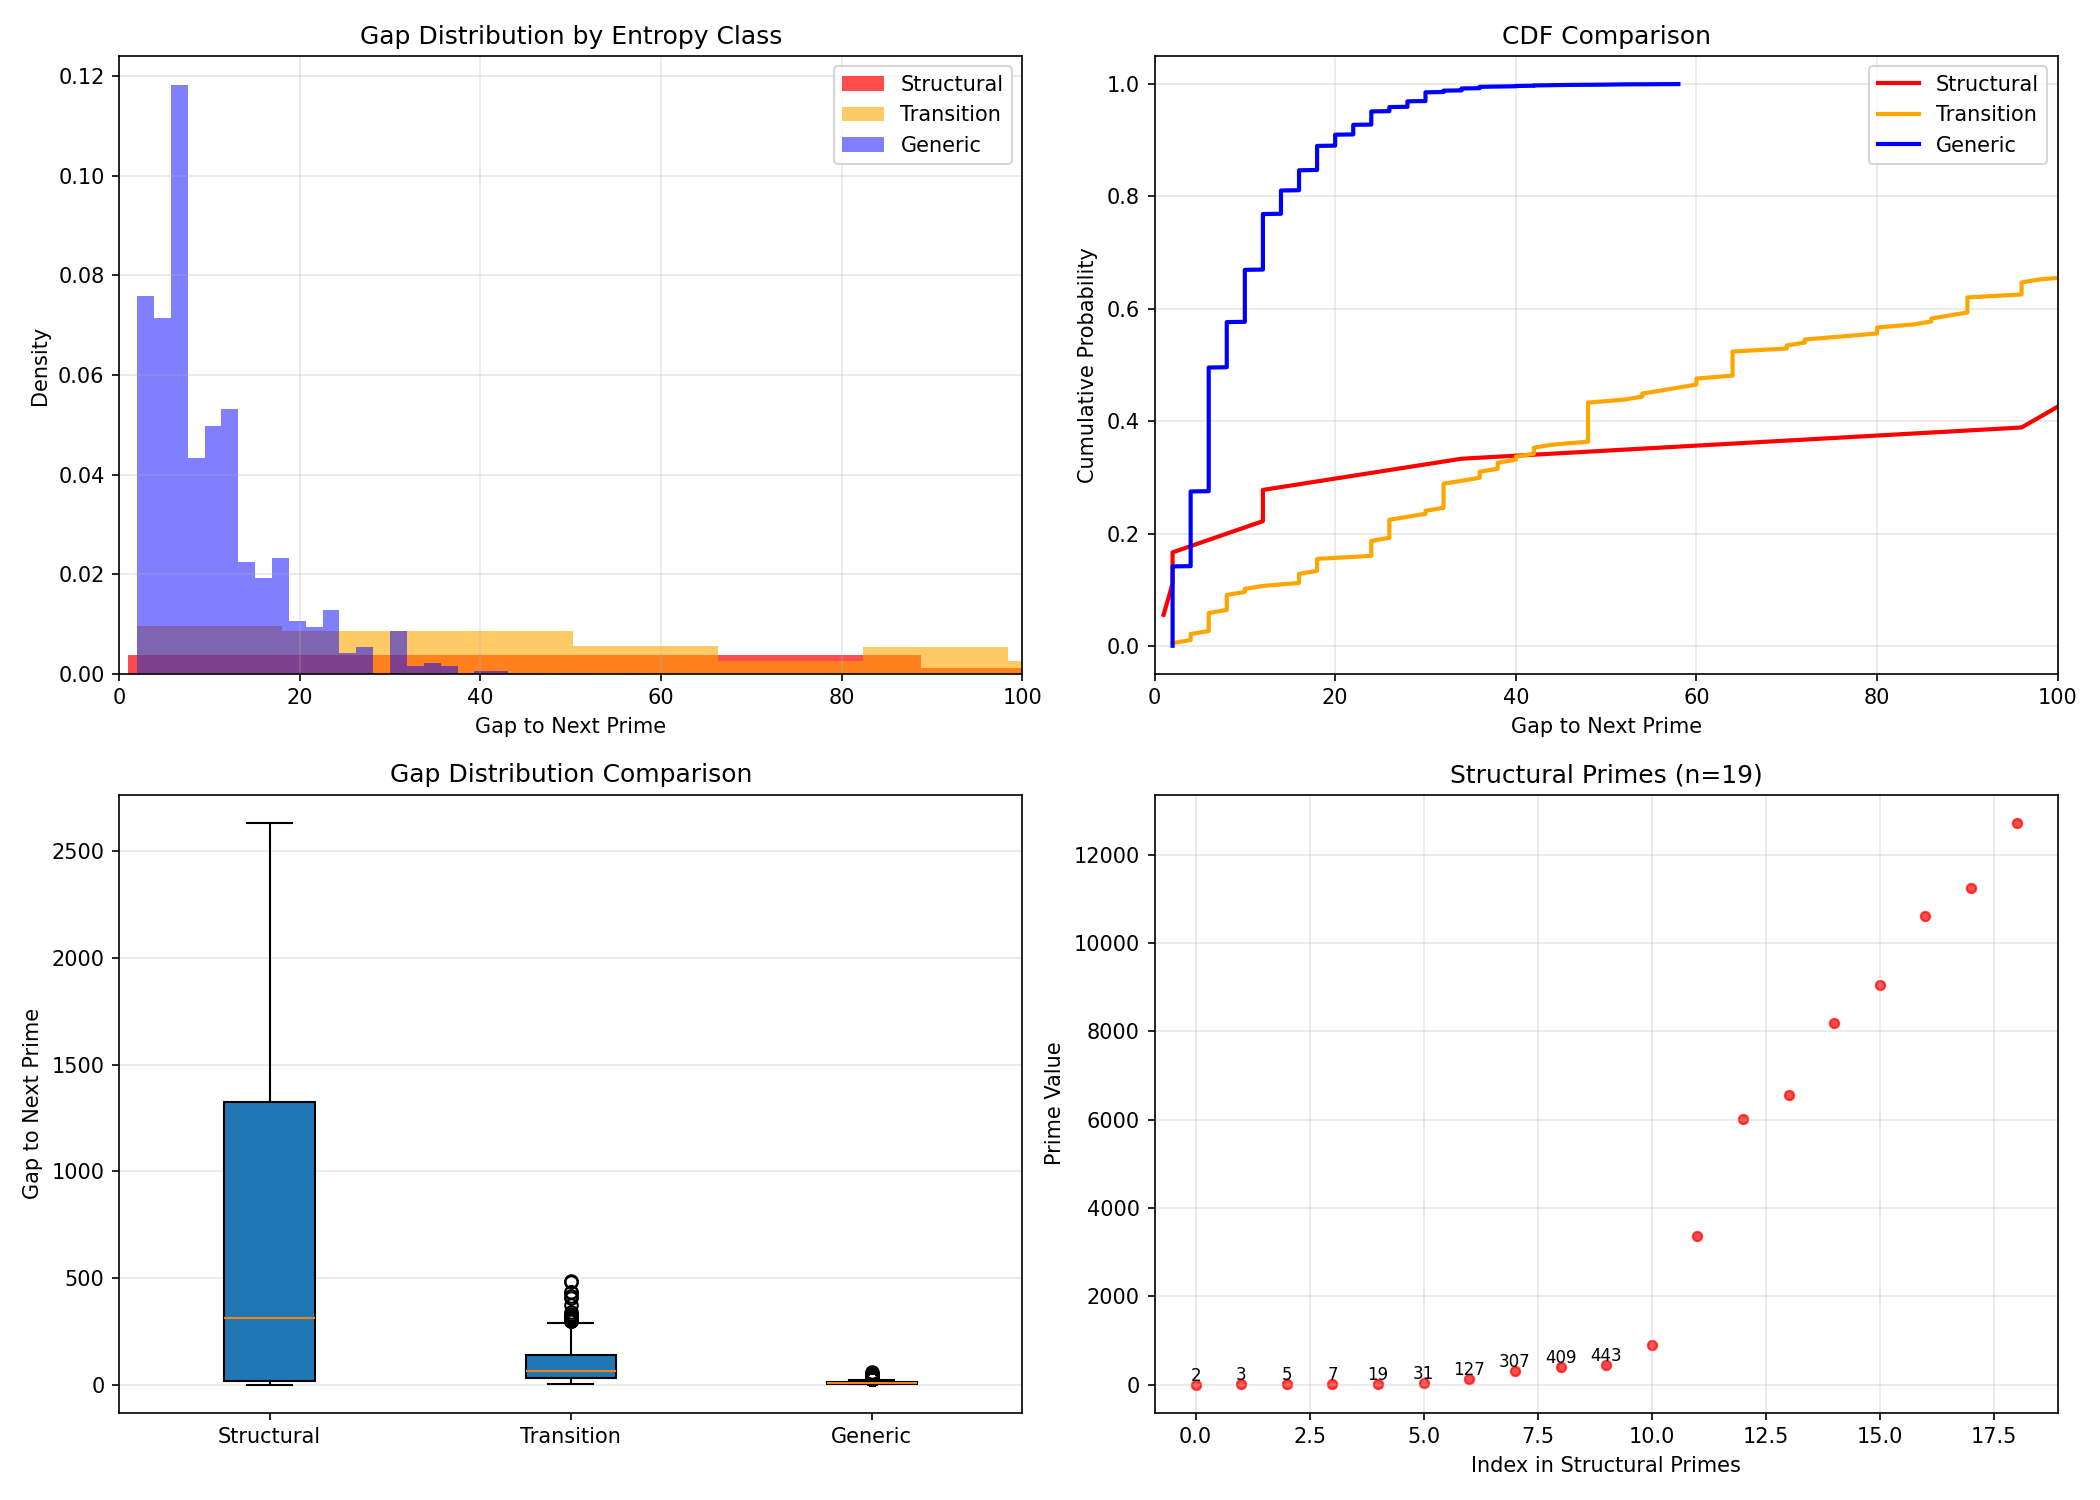

Python code for this plot:
#!/usr/bin/env python3
"""
Test: Do structural vs generic primes have different gap distributions?
"""

import numpy as np
import matplotlib.pyplot as plt
from scipy import stats
from prime_entropy import bientropy, sieve_of_eratosthenes


def analyze_stratified_gaps(max_n=20000):
    """
    Categorize primes by entropy, then analyze their gaps.
    """
    primes = sieve_of_eratosthenes(max_n)

    # Compute entropies
    prime_data = []
    for p in primes:
        h = bientropy(p)
        prime_data.append((p, h))

    # Stratify into classes
    structural = []  # H < 0.3
    transition = []  # 0.3 ≤ H < 0.6
    generic = []     # H ≥ 0.6

    for p, h in prime_data:
        if h < 0.3:
            structural.append(p)
        elif h < 0.6:
            transition.append(p)
        else:
            generic.append(p)

    print("="*70)
    print("Prime Stratification by Entropy")
    print("="*70)
    print(f"Structural (H<0.3):    {len(structural):>6} primes ({100*len(structural)/len(primes):.1f}%)")
    print(f"Transition (0.3≤H<0.6): {len(transition):>6} primes ({100*len(transition)/len(primes):.1f}%)")
    print(f"Generic (H≥0.6):       {len(generic):>6} primes ({100*len(generic)/len(primes):.1f}%)")

    # Compute gap distributions for each class
    def compute_gaps(prime_list):
        if len(prime_list) < 2:
            return []
        return [prime_list[i+1] - prime_list[i] for i in range(len(prime_list)-1)]

    structural_gaps = compute_gaps(structural)
    transition_gaps = compute_gaps(transition)
    generic_gaps = compute_gaps(generic)

    # Statistics
    print("\n" + "="*70)
    print("Gap Statistics by Entropy Class")
    print("="*70)
    print(f"{'Class':<15} {'Mean Gap':>12} {'Median Gap':>12} {'Max Gap':>12} {'Std Gap':>12}")
    print("-"*70)

    if structural_gaps:
        print(f"{'Structural':<15} {np.mean(structural_gaps):>12.2f} {np.median(structural_gaps):>12.1f} "
              f"{max(structural_gaps):>12} {np.std(structural_gaps):>12.2f}")
    if transition_gaps:
        print(f"{'Transition':<15} {np.mean(transition_gaps):>12.2f} {np.median(transition_gaps):>12.1f} "
              f"{max(transition_gaps):>12} {np.std(transition_gaps):>12.2f}")
    if generic_gaps:
        print(f"{'Generic':<15} {np.mean(generic_gaps):>12.2f} {np.median(generic_gaps):>12.1f} "
              f"{max(generic_gaps):>12} {np.std(generic_gaps):>12.2f}")

    # Statistical test: are distributions different?
    print("\n" + "="*70)
    print("Statistical Tests (Mann-Whitney U)")
    print("="*70)

    if structural_gaps and generic_gaps:
        u_stat, p_val = stats.mannwhitneyu(structural_gaps, generic_gaps, alternative='two-sided')
        print(f"Structural vs Generic: U={u_stat:.0f}, p={p_val:.4f}")
        if p_val < 0.05:
            print("  → Significantly different distributions (p<0.05)")
        else:
            print("  → No significant difference")

    if transition_gaps and generic_gaps:
        u_stat, p_val = stats.mannwhitneyu(transition_gaps, generic_gaps, alternative='two-sided')
        print(f"Transition vs Generic: U={u_stat:.0f}, p={p_val:.4f}")
        if p_val < 0.05:
            print("  → Significantly different distributions (p<0.05)")
        else:
            print("  → No significant difference")

    # Visualize
    fig, axes = plt.subplots(2, 2, figsize=(14, 10))

    # Gap distributions
    if structural_gaps:
        axes[0, 0].hist(structural_gaps, bins=30, alpha=0.7, label='Structural', color='red', density=True)
    if transition_gaps:
        axes[0, 0].hist(transition_gaps, bins=30, alpha=0.6, label='Transition', color='orange', density=True)
    if generic_gaps:
        axes[0, 0].hist(generic_gaps, bins=30, alpha=0.5, label='Generic', color='blue', density=True)

    axes[0, 0].set_xlabel('Gap to Next Prime')
    axes[0, 0].set_ylabel('Density')
    axes[0, 0].set_title('Gap Distribution by Entropy Class')
    axes[0, 0].legend()
    axes[0, 0].grid(True, alpha=0.3)
    axes[0, 0].set_xlim(0, 100)

    # CDF comparison
    if structural_gaps:
        structural_sorted = np.sort(structural_gaps)
        axes[0, 1].plot(structural_sorted, np.arange(1, len(structural_sorted)+1)/len(structural_sorted),
                       label='Structural', color='red', linewidth=2)
    if transition_gaps:
        transition_sorted = np.sort(transition_gaps)
        axes[0, 1].plot(transition_sorted, np.arange(1, len(transition_sorted)+1)/len(transition_sorted),
                       label='Transition', color='orange', linewidth=2)
    if generic_gaps:
        generic_sorted = np.sort(generic_gaps)
        axes[0, 1].plot(generic_sorted, np.arange(1, len(generic_sorted)+1)/len(generic_sorted),
                       label='Generic', color='blue', linewidth=2)

    axes[0, 1].set_xlabel('Gap to Next Prime')
    axes[0, 1].set_ylabel('Cumulative Probability')
    axes[0, 1].set_title('CDF Comparison')
    axes[0, 1].legend()
    axes[0, 1].grid(True, alpha=0.3)
    axes[0, 1].set_xlim(0, 100)

    # Box plot
    gap_data = []
    gap_labels = []
    if structural_gaps:
        gap_data.append(structural_gaps)
        gap_labels.append('Structural')
    if transition_gaps:
        gap_data.append(transition_gaps)
        gap_labels.append('Transition')
    if generic_gaps:
        gap_data.append(generic_gaps)
        gap_labels.append('Generic')

    axes[1, 0].boxplot(gap_data, labels=gap_labels, patch_artist=True)
    axes[1, 0].set_ylabel('Gap to Next Prime')
    axes[1, 0].set_title('Gap Distribution Comparison')
    axes[1, 0].grid(True, alpha=0.3, axis='y')

    # Show structural primes explicitly
    if structural:
        axes[1, 1].scatter(range(len(structural)), structural, s=20, color='red', alpha=0.7)
        axes[1, 1].set_xlabel('Index in Structural Primes')
        axes[1, 1].set_ylabel('Prime Value')
        axes[1, 1].set_title(f'Structural Primes (n={len(structural)})')
        axes[1, 1].grid(True, alpha=0.3)

        # Annotate first few
        for i, p in enumerate(structural[:10]):
            axes[1, 1].annotate(str(p), (i, p), fontsize=8, ha='center', va='bottom')

    plt.tight_layout()
    plt.savefig('/home/dev/mnt/entropy_stratified_gaps.png', dpi=150)
    print("\nSaved visualization to entropy_stratified_gaps.png")

    # Show specific structural primes and their gaps
    print("\n" + "="*70)
    print("Structural Primes and Their Gaps")
    print("="*70)
    print(f"{'Prime':>10} {'Binary':>20} {'Gap':>10}")
    print("-"*70)

    for i, p in enumerate(structural[:20]):
        from prime_entropy import to_binary_string
        binary = to_binary_string(p)
        gap = structural[i+1] - p if i+1 < len(structural) else '—'
        print(f"{p:>10} {binary:>20} {str(gap):>10}")


if __name__ == "__main__":
    analyze_stratified_gaps(max_n=20000)
